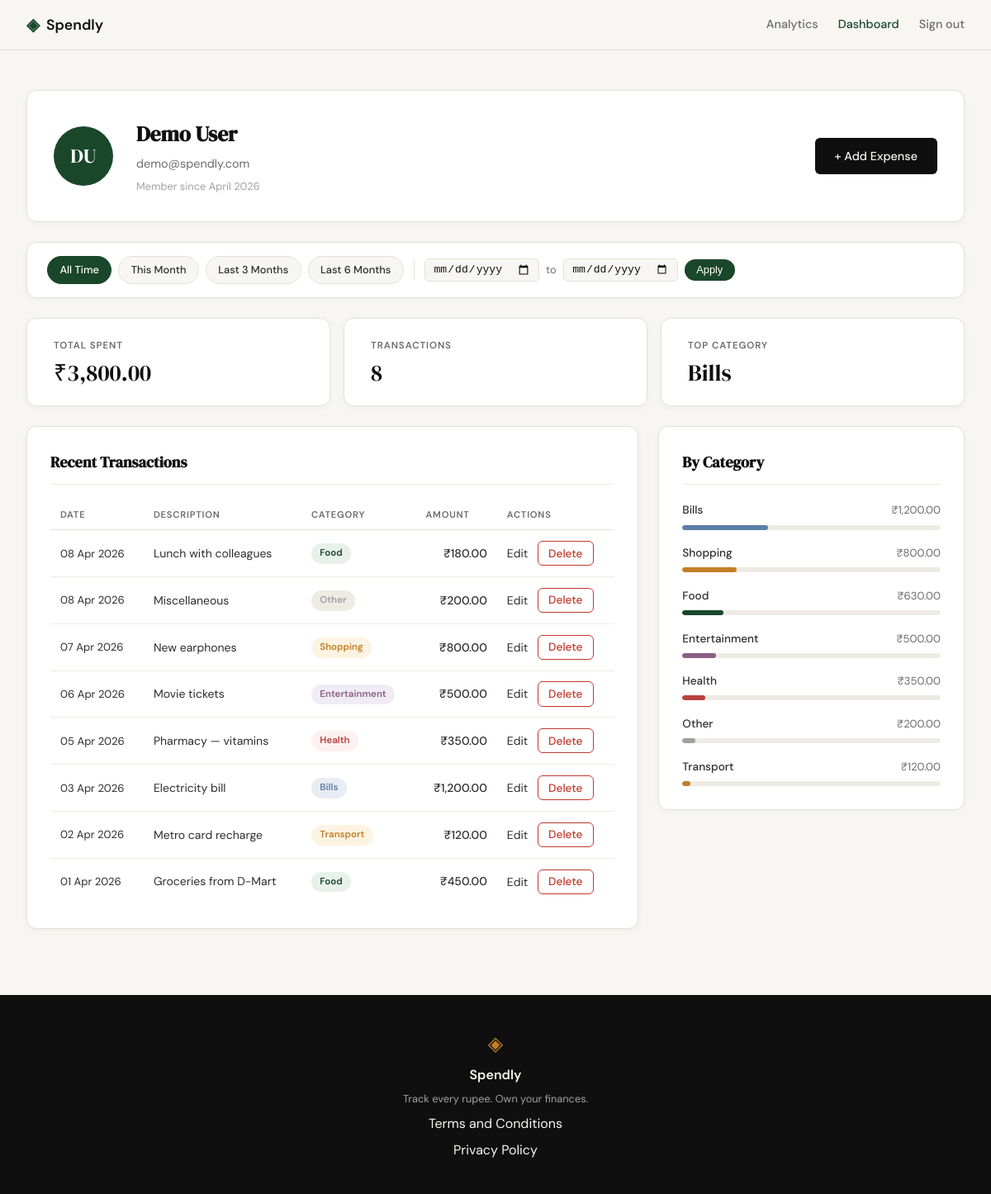
Screenshot of /profile (signed in) with the database file from the repository.
### tables this page shows
CREATE TABLE users (
            id            INTEGER PRIMARY KEY AUTOINCREMENT,
            name          TEXT    NOT NULL,
            email         TEXT    UNIQUE NOT NULL,
            password_hash TEXT    NOT NULL,
            created_at    TEXT    DEFAULT (datetime('now'))
        );

CREATE TABLE expenses (
            id          INTEGER PRIMARY KEY AUTOINCREMENT,
            user_id     INTEGER NOT NULL REFERENCES users(id),
            amount      REAL    NOT NULL,
            category    TEXT    NOT NULL,
            date        TEXT    NOT NULL,
            description TEXT,
            created_at  TEXT    DEFAULT (datetime('now'))
        );

### app.py (the view)
@app.route("/profile")
def profile():
    if not session.get("user_id"):
        return redirect(url_for("login"))
    uid = session["user_id"]
    today = date.today()
    date_from = _parse_date(request.args.get("date_from"))
    date_to = _parse_date(request.args.get("date_to"))
    if date_from and date_to and date_from > date_to:
        flash("Start date must be before end date.", "error")
        date_from = date_to = None
    today_str = today.isoformat()
    this_month_from = today.replace(day=1).isoformat()
    this_month_to = today.replace(
        day=calendar.monthrange(today.year, today.month)[1]
    ).isoformat()
    presets = {
        "this_month": {"date_from": this_month_from, "date_to": this_month_to},
        "last_3": {"date_from": _months_ago(today, 3), "date_to": today_str},
        "last_6": {"date_from": _months_ago(today, 6), "date_to": today_str},
    }
    return render_template(
        "profile.html",
        user=get_user_by_id(uid),
        stats=get_summary_stats(uid, date_from, date_to),
        expenses=get_recent_transactions(uid, date_from=date_from, date_to=date_to),
        categories=get_category_breakdown(uid, date_from, date_to),
        date_from=date_from,
        date_to=date_to,
        presets=presets,
    )

### app.py (called while the page is built)
def _parse_date(val):
    try:
        datetime.strptime(val, "%Y-%m-%d")
        return val
    except (ValueError, TypeError):
        return None

def _months_ago(today, n):
    m, y = today.month - n, today.year
    while m <= 0:
        m += 12
        y -= 1
    return date(y, m, 1).isoformat()

### database/db.py (called while the page is built)
def get_db():
    conn = sqlite3.connect(DB_PATH)
    conn.row_factory = sqlite3.Row
    conn.execute("PRAGMA foreign_keys = ON")
    return conn

### database/queries.py (called while the page is built)
def _build_date_filter(date_from, date_to):
    if date_from and date_to:
        return "AND date BETWEEN ? AND ?", [date_from, date_to]
    return "", []

def get_user_by_id(user_id):
    conn = get_db()
    row = conn.execute(
        "SELECT id, name, email, created_at FROM users WHERE id = ?",
        (user_id,),
    ).fetchone()
    conn.close()
    if row is None:
        return None
    name = row["name"]
    initials = "".join(w[0].upper() for w in name.split() if w)
    member_since = datetime.strptime(row["created_at"], "%Y-%m-%d %H:%M:%S").strftime(
        "%B %Y"
    )
    return {
        "name": name,
        "email": row["email"],
        "initials": initials,
        "member_since": member_since,
    }

def get_recent_transactions(user_id, limit=10, date_from=None, date_to=None):
    date_clause, date_params = _build_date_filter(date_from, date_to)
    params = [user_id] + date_params + [limit]
    conn = get_db()
    rows = conn.execute(
        "SELECT id, date, description, category, amount "
        "FROM expenses "
        "WHERE user_id = ? " + date_clause + " ORDER BY date DESC, id DESC "
        "LIMIT ?",
        params,
    ).fetchall()
    conn.close()
    return [
        {
            "id": row["id"],
            "date": datetime.strptime(row["date"], "%Y-%m-%d").strftime("%d %b %Y"),
            "description": row["description"],
            "category": row["category"],
            "amount": "{:,.2f}".format(row["amount"]),
        }
        for row in rows
    ]

### templates/profile.html (shortened to what this page needs)
{% extends "base.html" %}
{% block head %}
<link rel="stylesheet" href="{{ url_for('static', filename='css/profile.css') }}">
{% endblock %}
{% block content %}
<div class="profile-page">
    <div class="profile-inner">
        <div class="profile-header-card">
            <div class="profile-avatar">{{ user.initials }}</div>
            <div class="profile-info">
                <h1 class="profile-name">{{ user.name }}</h1>
                <p class="profile-email">{{ user.email }}</p>
                <p class="profile-since">Member since {{ user.member_since }}</p>
            </div>
            <a href="{{ url_for('add_expense') }}" class="btn-primary profile-add-btn">+ Add Expense</a>
        </div>
        <div class="filter-bar">
            <div class="filter-presets">
                <a href="{{ url_for('profile') }}"
                   class="filter-preset-btn{% if not date_from and not date_to %} filter-preset-btn--active{% endif %}">
                    All Time
                </a>
                <a href="{{ url_for('profile', date_from=presets.this_month.date_from, date_to=presets.this_month.date_to) }}"
                   class="filter-preset-btn{% if date_from == presets.this_month.date_from and date_to == presets.this_month.date_to %} filter-preset-btn--active{% endif %}">
                    This Month
                </a>
                <a href="{{ url_for('profile', date_from=presets.last_3.date_from, date_to=presets.last_3.date_to) }}"
                   class="filter-preset-btn{% if date_from == presets.last_3.date_from and date_to == presets.last_3.date_to %} filter-preset-btn--active{% endif %}">
                    Last 3 Months
                </a>
                <a href="{{ url_for('profile', date_from=presets.last_6.date_from, date_to=presets.last_6.date_to) }}"
                   class="filter-preset-btn{% if date_from == presets.last_6.date_from and date_to == presets.last_6.date_to %} filter-preset-btn--active{% endif %}">
                    Last 6 Months
                </a>
            </div>
            <form class="filter-form" method="GET" action="{{ url_for('profile') }}">
                <input type="date" name="date_from" class="filter-date-input"
                       value="{{ date_from or '' }}">
                <span class="filter-to-label">to</span>
                <input type="date" name="date_to" class="filter-date-input"
                       value="{{ date_to or '' }}">
                <button type="submit" class="filter-apply-btn">Apply</button>
            </form>
        </div>
        <div class="profile-stats">
            <div class="stat-card">
                <span class="stat-label">Total Spent</span>
                <span class="stat-value">₹{{ stats.total }}</span>
            </div>
            <div class="stat-card">
                <span class="stat-label">Transactions</span>
                <span class="stat-value">{{ stats.count }}</span>
            </div>
            <div class="stat-card">
                <span class="stat-label">Top Category</span>
                <span class="stat-value">{{ stats.top_category }}</span>
            </div>
        </div>
        <div class="profile-grid">
            <div class="profile-section">
                <div class="section-title-row">
                    <h2 class="section-title">Recent Transactions</h2>
                </div>
                <div class="tx-table-wrapper">
                    <table class="tx-table">
                        <thead>
                            <tr>
                                <th>Date</th>
                                <th>Description</th>
                                <th>Category</th>
                                <th class="tx-amount-col">Amount</th>
                                <th>Actions</th>
                            </tr>
                        </thead>
                        <tbody>
                            {% for tx in expenses %}
                            <tr>
                                <td class="tx-date">{{ tx.date }}</td>
                                <td class="tx-desc">{{ tx.description }}</td>
                                <td>
                                    <span class="cat-badge cat-badge--{{ tx.category | lower }}">
                                        {{ tx.category }}
                                    </span>
                                </td>
                                <td class="tx-amount">₹{{ tx.amount }}</td>
                                <td class="tx-actions">
                                    <a href="{{ url_for('edit_expense', id=tx.id) }}" class="tx-edit-link">Edit</a>
                                    <form method="POST" action="{{ url_for('delete_expense', id=tx.id) }}"
                                          style="display:inline"
                                          onsubmit="return confirm('Delete this expense?')">
                                        <button type="submit" class="btn-delete">Delete</button>
                                    </form>
                                </td>
                            </tr>
                            {% endfor %}
                        </tbody>
                    </table>
                </div>
            </div>
            <div class="profile-section">
                <h2 class="section-title">By Category</h2>
                <div class="category-list">
                    {% for cat in categories %}
                    <div class="cat-row">
                        <div class="cat-row-header">
                            <span class="cat-row-name">{{ cat.name }}</span>
                            <span class="cat-row-amount">₹{{ cat.amount }}</span>
                        </div>
                        <div class="cat-bar-track">
                            <div class="cat-bar cat-bar--{{ cat.name | lower }}"
                                 style="width: {{ cat.percent }}%"></div>
                        </div>
                    </div>
                    {% endfor %}
                </div>
            </div>
        </div>
    </div>
</div>
{% endblock %}

### templates/base.html (shortened to what this page needs)
<!DOCTYPE html>
<html lang="en">
<head>
    <link rel="stylesheet" href="{{ url_for('static', filename='css/style.css') }}">
    {% block head %}{% endblock %}
</head>
<body>
    <nav class="navbar">
        <div class="nav-inner">
            <a href="{{ url_for('landing') }}" class="nav-brand">
                <span class="brand-icon">◈</span>
                <span class="brand-name">Spendly</span>
            </a>
            <div class="nav-links">
                {% if session.user_id %}
                <a href="{{ url_for('analytics') }}" class="{{ 'nav-link-active' if request.endpoint == 'analytics' else '' }}">Analytics</a>
                <a href="{{ url_for('profile') }}" class="{{ 'nav-link-active' if request.endpoint == 'profile' else '' }}">Dashboard</a>
                <a href="{{ url_for('logout') }}">Sign out</a>
                {% else %}
                <a href="{{ url_for('login') }}">Sign in</a>
                <a href="{{ url_for('register') }}" class="nav-cta">Get started</a>
                {% endif %}
            </div>
        </div>
    </nav>
    <main class="main-content">
        {% block content %}{% endblock %}
    </main>
    <footer class="footer">
        <div class="footer-inner">
            <span class="brand-icon">◈</span>
            <span class="footer-name">Spendly</span>
            <p class="footer-copy">Track every rupee. Own your finances.</p>
            <a href="/terms">Terms and Conditions</a>
            <a href="/privacy">Privacy Policy</a>
        </div>
    </footer>
</body>
</html>

### static/css/style.css (style rules this page uses)
:root { --ink: #0f0f0f; --ink-soft: #2d2d2d; --ink-muted: #6b6b6b; --ink-faint: #a0a0a0; --paper: #f7f6f3; --paper-warm: #f0ede6; --paper-card: #ffffff; --accent: #1a472a; --accent-light: #e8f0eb; --accent-2: #c17f24; --accent-2-light: #fdf3e3; --danger: #c0392b; --danger-light: #fdecea; --border: #e4e1da; --border-soft: #eeebe4; --font-display: 'DM Serif Display', Georgia, serif; --font-body: 'DM Sans', system-ui, sans-serif; --max-width: 1200px; --auth-width: 440px; --radius-sm: 6px; --radius-md: 12px; --radius-lg: 20px; }
*, *::before, *::after { box-sizing: border-box; margin: 0; padding: 0; }
html { font-size: 16px; scroll-behavior: smooth; }
body { background: var(--paper); color: var(--ink); font-family: var(--font-body); font-size: 1rem; line-height: 1.6; -webkit-font-smoothing: antialiased; }
a { color: inherit; text-decoration: none; }
.navbar { position: sticky; top: 0; z-index: 100; background: var(--paper); border-bottom: 1px solid var(--border); padding: 0 2rem; }
.nav-inner { max-width: var(--max-width); margin: 0 auto; height: 60px; display: flex; align-items: center; justify-content: space-between; }
.nav-brand { display: flex; align-items: center; gap: 0.5rem; font-family: var(--font-body); font-weight: 600; font-size: 1.1rem; color: var(--ink); }
.brand-icon { color: var(--accent); font-size: 1.3rem; }
.brand-name { color: var(--ink); }
.nav-links { display: flex; align-items: center; gap: 1.5rem; font-size: 0.9rem; font-weight: 500; }
.nav-links a { color: var(--ink-muted); transition: color 0.2s; }
.nav-link-active { color: var(--accent) !important; font-weight: 500; }
.main-content { min-height: calc(100vh - 60px - 100px); }
.btn-primary { display: inline-block; background: var(--ink); color: var(--paper); padding: 0.65rem 1.5rem; border-radius: var(--radius-sm); font-family: var(--font-body); font-size: 0.9rem; font-weight: 500; cursor: pointer; border: none; transition: background 0.2s; text-decoration: none; }
.btn-delete { display: inline-block; background: transparent; color: var(--danger); border: 1px solid var(--danger); padding: 0.35rem 0.75rem; border-radius: var(--radius-sm); font-family: var(--font-body); font-size: 0.85rem; font-weight: 500; cursor: pointer; margin-left: 0.5rem; transition: background 0.2s; }
.footer { background: var(--ink); color: var(--paper); padding: 2.5rem 2rem; text-align: center; }
.footer-inner { display: flex; flex-direction: column; align-items: center; gap: 0.4rem; }
.footer .brand-icon { color: var(--accent-2); font-size: 1.5rem; }
.footer-name { font-weight: 600; font-size: 1rem; }
.footer-copy { font-size: 0.8rem; color: var(--ink-faint); }

### rows the page displays
users: name "Demo User", email "demo@spendly.com"
expenses: top_category "Bills", date "03 Apr 2026", description "Electricity bill", category "Bills", amount "1,200.00", name "Bills", {{ cat.percent }} 33 (drawn)
expenses: date "08 Apr 2026", description "Lunch with colleagues", category "Food", amount "180.00"
expenses: date "08 Apr 2026", description "Miscellaneous", category "Other", amount "200.00", name "Other", {{ cat.percent }} 5 (drawn)
expenses: date "07 Apr 2026", description "New earphones", category "Shopping", amount "800.00", name "Shopping", {{ cat.percent }} 21 (drawn)
expenses: date "06 Apr 2026", description "Movie tickets", category "Entertainment", amount "500.00", name "Entertainment", {{ cat.percent }} 13 (drawn)
expenses: date "05 Apr 2026", description "Pharmacy — vitamins", category "Health", amount "350.00", name "Health", {{ cat.percent }} 9 (drawn)
expenses: date "02 Apr 2026", description "Metro card recharge", category "Transport", amount "120.00", name "Transport", {{ cat.percent }} 3 (drawn)
expenses: date "01 Apr 2026", description "Groceries from D-Mart", category "Food", amount "450.00"

### other values shown
{{ user.initials }} "DU"
{{ user.member_since }} "April 2026"
{{ stats.total }} "3,800.00"
{{ stats.count }} "8"
{{ cat.name }} "Food"
{{ cat.amount }} "630.00"
